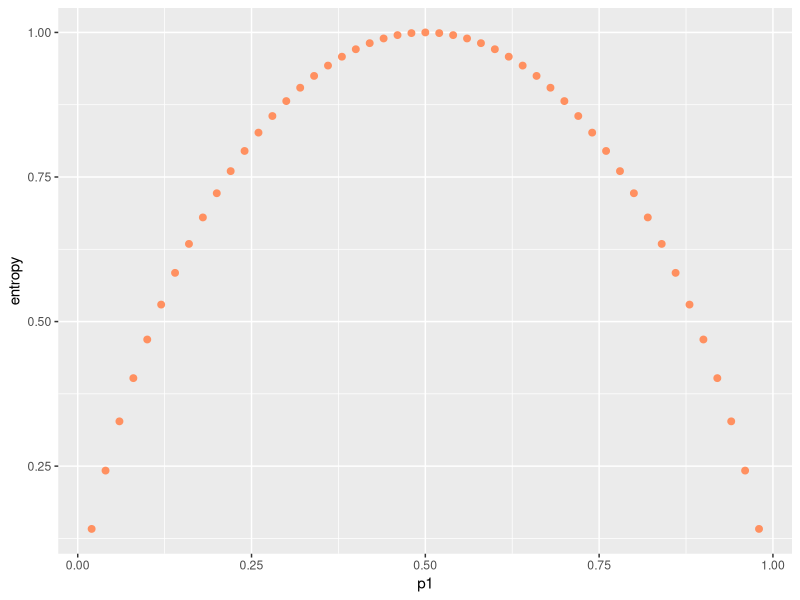

Source code (R):
## ---- chunk 1
library(dplyr)
library(ggplot2)
## ---- chunk 2
entropy <- function(x, b = 2) {
  probs <- x %>% table() %>% prop.table()
  self_information <- log(1/ probs, base = b)
  sum(probs * self_information)
}
## ---- chunk 3
entropy(c(1, 0, 0, 1))
entropy(c(0, 0, 0, 0))
entropy(c(0, 1, 1, 1))

## ---- chunk 4
tibble(p1 = seq(0.02, 0.98, by = 0.02)) %>% 
  mutate(p2 = 1 - p1) %>% 
  mutate(entropy = -p1 * log2(p1) - p2 * log2(p2)) %>% 
  ggplot(aes(p1, entropy)) +
  geom_point(colour = "#ff9060", size = 2)
